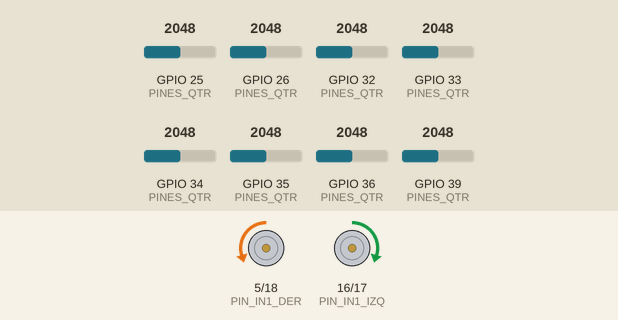
A sketch run on a simulated ESP32. On the bench: motor-driver pin pairs drawn as motors (green arrow = first pin HIGH = forward, orange = second pin HIGH = backward, longer = more drive, scaled by the enable pin). The inputs (shaded band) are chosen by the test bench; at power-on: GPIO 25 (PINES_QTR) = 2048, GPIO 26 (PINES_QTR) = 2048, GPIO 32 (PINES_QTR) = 2048, GPIO 33 (PINES_QTR) = 2048, GPIO 34 (PINES_QTR) = 2048, GPIO 35 (PINES_QTR) = 2048, GPIO 36 (PINES_QTR) = 2048, GPIO 39 (PINES_QTR) = 2048. What the sketch prints to the serial monitor is not drawn.

Above: at 0.8 s.
At 3.2 s:
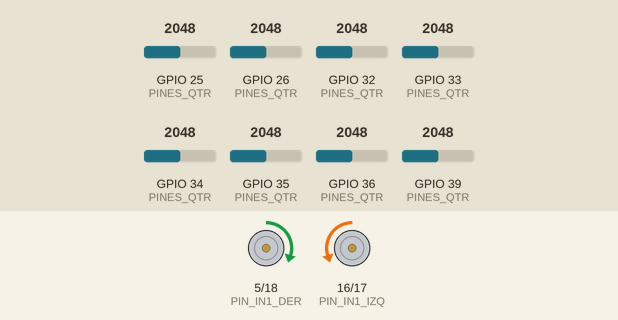
Timing chart, 0 to 3.6 s (numbered marks = the images above):
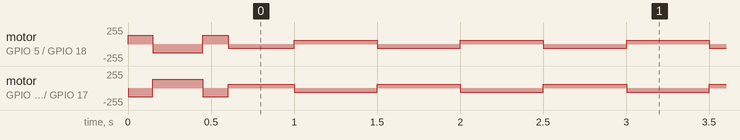

Measured:
- by itself, motor on GPIO 5 (PIN_IN1_DER) / GPIO 18 (PIN_IN2_DER): stopped → forward 128/255 at 0.00 s, → backward 128/255 0.15 s later, → forward 128/255 0.30 s later, → backward 60/255 0.15 s later, … (262 changes in this stretch)
- by itself, motor on GPIO 16 (PIN_IN1_IZQ) / GPIO 17 (PIN_IN2_IZQ): stopped → backward 128/255 at 0.00 s, → forward 128/255 0.15 s later, → backward 128/255 0.30 s later, → forward 60/255 0.15 s later, … (262 changes in this stretch)

The sketch:

leer-linea.ino
```cpp
// Leer la línea: calibra el sensor de línea girando sobre su eje y después se mueve un poco
// a cada lado, mostrando dónde ve la línea (0 = bajo el sensor de la izquierda, 7000 = bajo el
// de la derecha, 3500 = al centro) y lo que mide cada uno de los 8 sensores.
#include <QTRSensors.h>
#include "pines.h"

QTRSensors qtr;
uint16_t valores[8];
unsigned long ultimoMensaje = 0;

// Mueve los motores: valores de -255 (atrás) a 255 (adelante). En el ESP32 el PWM se hace con
// ledcWrite, en los pines que setup() preparó con ledcAttach.
void motores(int izq, int der) {
  digitalWrite(PIN_IN1_IZQ, izq >= 0);
  digitalWrite(PIN_IN2_IZQ, izq < 0);
  digitalWrite(PIN_IN1_DER, der >= 0);
  digitalWrite(PIN_IN2_DER, der < 0);
  ledcWrite(PIN_PWM_IZQ, constrain(abs(izq), 0, 255));
  ledcWrite(PIN_PWM_DER, constrain(abs(der), 0, 255));
}

// Gira sobre su eje mientras el sensor aprende qué es blanco y qué es negro.
void girarCalibrando(int sentido, unsigned long ms) {
  unsigned long inicio = millis();
  motores(-128 * sentido, 128 * sentido);
  while (millis() - inicio < ms) qtr.calibrate();
}

void setup() {
  Serial.begin(115200);
  pinMode(PIN_IN1_IZQ, OUTPUT);
  pinMode(PIN_IN2_IZQ, OUTPUT);
  pinMode(PIN_IN1_DER, OUTPUT);
  pinMode(PIN_IN2_DER, OUTPUT);
  ledcAttach(PIN_PWM_IZQ, 5000, 8);  // PWM de 5 kHz y 8 bits: de 0 a 255
  ledcAttach(PIN_PWM_DER, 5000, 8);
  qtr.setTypeAnalog();
  qtr.setSensorPins(PINES_QTR, 8);
  qtr.setEmitterPin(PIN_LEDON_QTR);  // la librería enciende los emisores al leer

  Serial.println("Calibrando...");
  girarCalibrando(1, 150);
  girarCalibrando(-1, 300);
  girarCalibrando(1, 150);
  motores(0, 0);
  Serial.println("Listo. Ahora me muevo un poco a cada lado.");
}

void loop() {
  uint16_t posicion = qtr.readLineBlack(valores);

  // Medio segundo hacia un lado y medio segundo hacia el otro, despacio.
  if ((millis() / 500) % 2 == 0) motores(-60, 60);
  else motores(60, -60);

  if (millis() - ultimoMensaje >= 200) {
    ultimoMensaje = millis();
    Serial.printf("Línea en %u · sensores:", posicion);
    for (int i = 0; i < 8; i++) Serial.printf(" %u", valores[i]);
    Serial.println();
  }
}
```

pines.h
```cpp
// Pines de la placa Dynamis V2: así está cableado el robot.
#pragma once
const uint8_t PIN_PWM_IZQ = 4, PIN_IN1_IZQ = 16, PIN_IN2_IZQ = 17;
const uint8_t PIN_PWM_DER = 19, PIN_IN1_DER = 5, PIN_IN2_DER = 18;
const uint8_t PINES_QTR[8] = {36, 39, 34, 35, 32, 33, 25, 26};
const uint8_t PIN_LEDON_QTR = 27;  // enciende los emisores del QTRX-MD-08A
// Multiplexor TCA9548A (0x70): canal 0 el TCS34725 izquierdo, 1 el derecho y 2 el VL53L0X.
const uint8_t DIRECCION_MUX = 0x70;
const uint8_t CANAL_COLOR_IZQ = 0, CANAL_COLOR_DER = 1, CANAL_LASER = 2;
```
